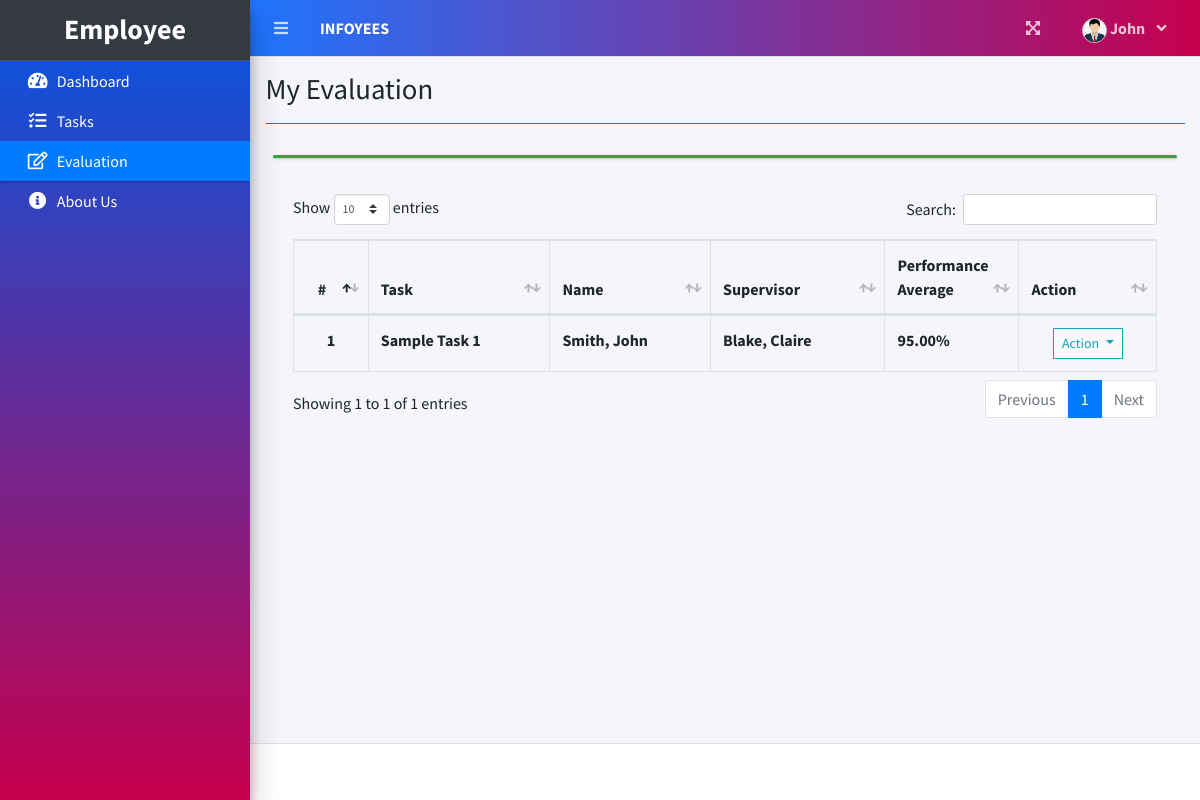
Screenshot of /index.php?page=my_evaluation (signed in) with the database file from the repository.
### tables this page shows
CREATE TABLE `ratings` (
  `id` int(30) NOT NULL,
  `employee_id` int(30) NOT NULL,
  `task_id` int(30) NOT NULL,
  `evaluator_id` int(30) NOT NULL,
  `efficiency` int(11) NOT NULL,
  `timeliness` int(11) NOT NULL,
  `quality` int(11) NOT NULL,
  `accuracy` int(11) NOT NULL,
  `remarks` text NOT NULL,
  `date_created` datetime NOT NULL DEFAULT current_timestamp()
);

CREATE TABLE `task_list` (
  `id` int(30) NOT NULL,
  `task` varchar(200) NOT NULL,
  `description` text NOT NULL,
  `employee_id` int(30) NOT NULL,
  `due_date` date NOT NULL,
  `completed` date NOT NULL,
  `status` int(1) NOT NULL COMMENT '0=pending, 1=on-progress,3=Completed',
  `date_created` datetime NOT NULL DEFAULT current_timestamp()
);

### my_evaluation.php (the view, shortened to what this page needs)
<?php include'db_connect.php' ?>
<div class="col-lg-12">
	<div class="card card-outline card-success">
		</div>
		<div class="card-body">
			<table class="table tabe-hover table-bordered" id="list">
				<thead>
					<tr>
						<th class="text-center">#</th>
						<th>Task</th>
						<th>Name</th>
						<?php if($_SESSION['login_type'] != 1): ?>
						<th>Supervisor</th>
						<?php endif; ?>
						<th width="15%">Performance Average</th>
						<th>Action</th>
					</tr>
				</thead>
				<tbody>
					<?php
					$i = 1;
					$where = "";
					$qry = $conn->query("SELECT r.*,concat(e.lastname,', ',e.firstname,' ',e.middlename) as name,t.task,concat(ev.lastname,', ',ev.firstname,' ',ev.middlename) as ename,((((r.efficiency + r.timeliness + r.quality + r.accuracy)/4)/5) * 100) as pa FROM ratings r inner join employee_list e on e.id = r.employee_id inner join task_list t on t.id = r.task_id inner join evaluator_list ev on ev.id = r.evaluator_id $where order by concat(e.lastname,', ',e.firstname,' ',e.middlename) asc");
					while($row= $qry->fetch_assoc()):
					?>
					<tr>
						<th class="text-center"><?php echo $i++ ?></th>
						<td><b><?php echo ($row['task']) ?></b></td>
						<td><b><?php echo ucwords($row['name']) ?></b></td>
						<?php if($_SESSION['login_type'] != 1): ?>
						<td><b><?php echo ucwords($row['ename']) ?></b></td>
						<?php endif; ?>
						<td><b><?php echo number_format($row['pa'],2)."%" ?></b></td>
						<td class="text-center">
							<button type="button" class="btn btn-default btn-sm btn-flat border-info wave-effect text-info dropdown-toggle" data-toggle="dropdown" aria-expanded="true">
		                      Action
		                    </button>
						</td>
					</tr>
				<?php endwhile; ?>
				</tbody>
			</table>
		</div>
	</div>
</div>

### rows the page displays
ratings: task_list.task "Sample Task 1", name "Smith, John", ename "Blake, Claire", pa "95.00"

### other values shown
$_SESSION['login_firstname'] "John"
$title "My Evaluation"
